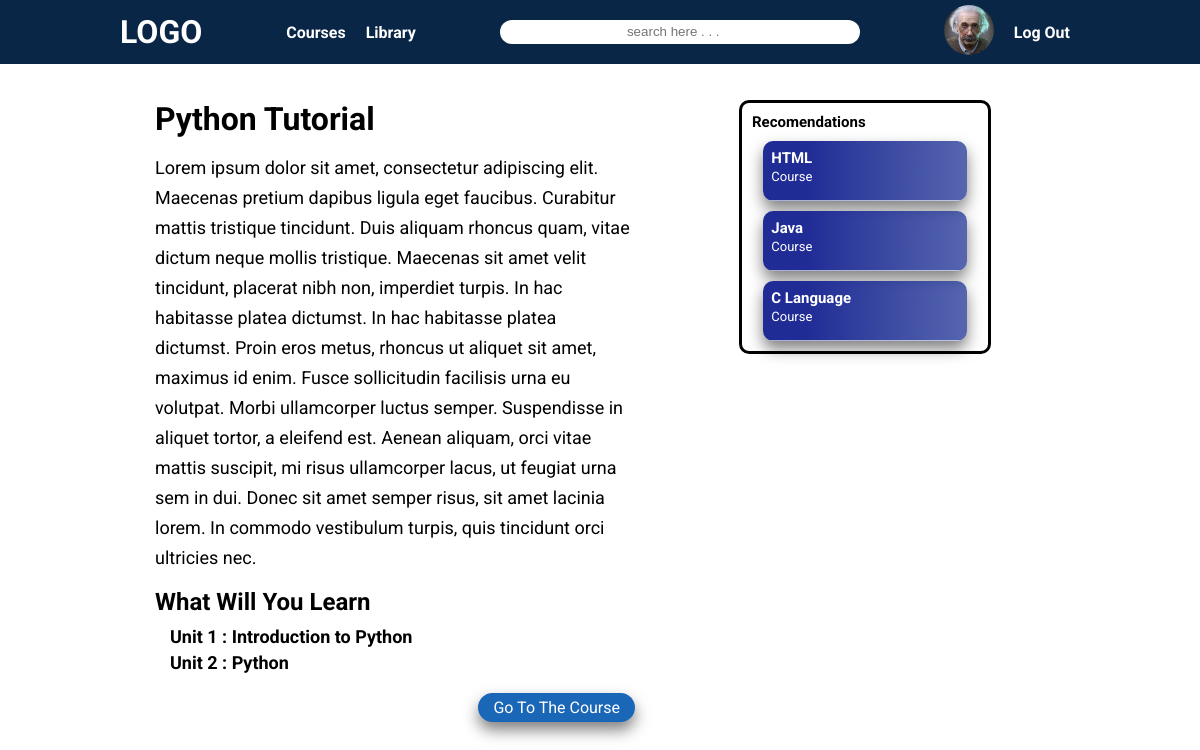
Page /course/1/ (signed in) on the committed database.
### users/models.py (models this page shows, shortened)
class Profile(models.Model):
    user = models.OneToOneField(User, on_delete=models.CASCADE)
    first_name = models.CharField(max_length=255)
    last_name = models.CharField(max_length=255)
    avatar = models.ImageField(default='default.jpg', upload_to='profile_pics')

### courses/models.py (models this page shows, shortened)
class Course(models.Model):
    course_name = models.CharField(max_length=100)
    description = models.TextField()
    topic = models.ForeignKey(Topic, on_delete=models.SET_NULL, null=True)
    content_type = models.ForeignKey(ContentType, on_delete=models.SET_NULL, null=True, default='course')
    publisher = models.ForeignKey(Publisher, on_delete=models.SET_NULL, null=True)
    hero = models.ImageField(null=True, blank=True, default='hero_default.jpg', upload_to='course_hero')
    created = models.TimeField(auto_now_add=True)
    updated = models.TimeField(auto_now=True)

class Unit(models.Model):
    unit_name = models.CharField(max_length=100, blank=True)
    course = models.ForeignKey(Course, on_delete=models.CASCADE)

class ContentType(models.Model):
    type_name = models.CharField(max_length=200)

### courses/views.py (the view)
# urls.py: path('course/<int:course_id>/', courseIntro, name='course_intro'),
def courseIntro (request, course_id):
    course = Course.objects.get(pk=course_id)
    user = request.user
    library = None
    library_items = None
    obj = None
    if user.is_authenticated:
        try:
            library = Library.objects.get(student=user)
        except Library.DoesNotExist:
            library = None
        try:
            library_items = library.libraryitem_set.all()
        except AttributeError:
            library_items = None
        obj = None
        if library_items is not None:
            for item in library_items:
                if item.course.id == course_id:
                    obj = item
                    break
                else:
                    obj = None
    course_type = course.content_type.type_name
    course_topic = course.topic.topic_name
    courses = Course.objects.all()
    recomendations = courses.filter(
        Q(content_type__type_name=course_type) &
        Q(topic__topic_name=course_topic) |
        Q(topic__topic_name=course_topic)
    ).exclude(pk=course_id)
    recomendations = list(recomendations)
    recomendations = random.sample(recomendations, len(recomendations))[:3]
    context = {
        'course':course,
        'library_items':library_items,
        'obj':obj,
        'recomendations':recomendations
    }
    return render(request, 'courses/course_intro.html', context)

### courses/templates/courses/course_intro.html
{% extends 'main.html' %}
{% block content %}
    <div class="course-detail-page">
        <div class="course-detail-container">
            <h1>{{course.course_name}}</h1>
            <p class="pragraph-font">{{course.description}}</p>
            <h2>What Will You Learn</h2>
            <ul>
                {% for unit in course.unit_set.all %}
                    <li>{{unit.unit_name}}</li>
                {% endfor %}
            </ul>
            <div class="course-bttn">
                {% if obj == None and user.is_authenticated %}
                    <a href="{% url 'add_to_library' course.id %}" class="bttn">Take The Course</a>
                {% elif obj == None and not user.is_authenticated %}
                    <a href="{% url 'login_page' %}" class="bttn">Take The Course</a>
                {% else %}
                    <a href="{% url 'course_home' course.id %}" class="bttn">Go To The Course</a>
                {% endif %}
            </div>
        </div>
        <div class="recomendations-container">
            <div class="recomendation-cards">
                <h2>Recomendations</h2>
                {% for course in recomendations %}
                <a href="{% url 'course_intro' course.id%}" class="card">
                    <h2>{{course.course_name}}</h2>
                    <span class="small-font">{{course.content_type.type_name}}</span>
                </a>
                {% endfor %}
            </div>
        </div>
    </div>
{% endblock content %}

### templates/navbar.html (shortened to what this page needs)
{% load static %}
    <header>
        <div class="nav-logo"><a href="{% url 'home_page' %}">LOGO</a></div>
        <nav class="nav-bar">
            <ul class="nav-menu">
                <li><a href="{% url 'home_page' %}?q=course">Courses</a></li>
                {% if user.is_authenticated %}
                    <li><a href="{% url 'profile_page' %}">Library</a></li>
                {% endif %}
            </ul>
        </nav>
        <div class="nav-search search">
            <form action="{% url 'home_page' %}">
                <input type="search" name="q" placeholder="search here . . .">
            </form>
        </div>
        <div class="nav-account">
            <ul>
                {% if user.is_authenticated %}
                    <li class="nav-img"><a href="{% url 'profile_page' %}"><img src="{{user.profile.avatar.url}}" alt=""></a></li>
                    <li><a href="{% url 'user_logout' %}">Log Out</a></li>
                {% else %}
                    <li><a href="{% url 'login_page' %}">Log In</a></li>
                    <li><a href="{% url 'register_page' %}">Sign Up</a></li>
                {% endif %}
            </ul>
        </div>
    </header>

### static/styles/main.css (style rules this page uses)
html { font-size: 62.5%; font-family: 'Roboto', sans-serif; }
* { margin: 0; padding: 0; box-sizing: border-box; }
input { display: block; }
:root { --fs-xl: 3.2rem; --fs-l: 1.6rem; --fs-m: 1.4rem; --fs-s: 1.2rem; --fs-xs: 1rem; }
.bttn { min-width: 100px; padding: 5px 15px; border-radius: 25px; background-color: #1A67B8; box-shadow: 0px 8px 15px rgba(0, 0, 0, 0.5); text-align: center; text-decoration: none; font-size: 1.6rem; color: #ffffff; }
.card { display: block; justify-self: center; width: 90%; height: 60px; text-decoration: none; box-shadow: 0px 8px 15px rgba(0, 0, 0, 0.5); position: relative; padding: 8px; border-radius: 10px; background-image: url('../images/card-background.png'); background-size: cover; background-repeat: no-repeat; color: #ffffff; }
.pragraph-font { font-size: 1.8rem; font-weight: 400; line-height: 30px; }
.small-font { font-size: 1.3rem; font-weight: 400; line-height: 20px; }
header { position: fixed; width: 100vw; height: 64px; display: flex; align-items: center; justify-content: space-between; padding: 0px 120px; background-color: #0A2647; color: #ffffff; font-family: 'Roboto', sans-serif; font-weight: 700; z-index: 10; }
.nav-logo { font-size: var(--fs-xl); }
.nav-logo a { text-decoration: none; color: #ffffff; }
.nav-bar ul, .nav-account ul { display: flex; list-style: none; align-items: center; }
header ul li a { padding: 5px 10px; color: #ffffff; text-decoration: none; font-size: var(--fs-l); border-radius: 50px; }
.nav-search input { width: 30vw; height: 1.75em; border: none; border-radius: 50px; text-align: center; }
.nav-account img { width: 50px; height: 50px; border-radius: 50%; object-fit: cover; }
.course-detail-page { display: grid; padding: 0 vw; gap: 50px; position: relative; top: 100px; }
.course-detail-container { width: 90%; justify-self: center; }
.course-detail-container h1, .course-detail-container p { margin-bottom: 15px; }
.course-detail-container h1 { font-size: 2.8rem; }
.course-detail-container p { font-size: 1.4rem; }
.course-detail-container h2 { font-size: 2rem; margin-bottom: 10px; }
.course-bttn { width: 100%; display: flex; justify-content: end; margin-top: 20px; }
.course-detail-container ul li { font-size: 1.4rem; font-weight: 700; margin-left: 15px; margin-bottom: 5px; list-style: none; }
.recomendations-container { border: 3px solid black; width: 90vw; justify-self: center; border-radius: 10px; padding: 10px; }
.recomendation-cards { display: grid; gap: 10px; }
@media (min-width:695px) { .course-detail-page { padding: 0; grid-template-columns: 40% 30%; justify-content: center; } }
@media (min-width:695px) { .course-detail-container { width: 100%; } }
@media (min-width:695px) { .recomendations-container { width: 100%; height: fit-content; } }
@media (min-width:695px) { .course-detail-container h1 { font-size: 3.2rem; } }
@media (min-width:695px) { .course-detail-container p, .course-detail-container ul li { font-size: 1.8rem; } }
@media (min-width:695px) { .course-detail-container h2 { font-size: 2.4rem; margin-bottom: 10px; } }
@media (min-width:1000px) { .recomendations-container { width: 70%; } }

### rows in the picture
Course: course_name "Python Tutorial", description "Lorem ipsum dolor sit amet, consectetur adipiscing elit. Maecenas pretium dapibus ligula eget faucibus. Curabitur mattis tristique tincidunt. Duis aliquam rhoncus quam, vitae dictum neque mollis tristique. Maecenas sit amet velit tincidunt, placerat nibh non, imperdiet turpis. In hac habitasse platea dictumst. In hac habitasse platea dictumst. Proin eros metus, rhoncus ut aliquet sit amet, maximus id enim. Fusce sollicitudin facilisis urna eu volutpat. Morbi ullamcorper luctus semper. Suspendisse in aliquet tortor, a eleifend est. Aenean aliquam, orci vitae mattis suscipit, mi risus ullamcorper lacus, ut feugiat urna sem in dui. Donec sit amet semper risus, sit amet lacinia lorem. In…"
Unit: unit_name "Unit 1 : Introduction to Python"
Unit: unit_name "Unit 2 : Python"
Course: course_name "HTML", content_type.type_name "Course"
Course: course_name "Java", content_type.type_name "Course"
Course: course_name "C Language", content_type.type_name "Course"
